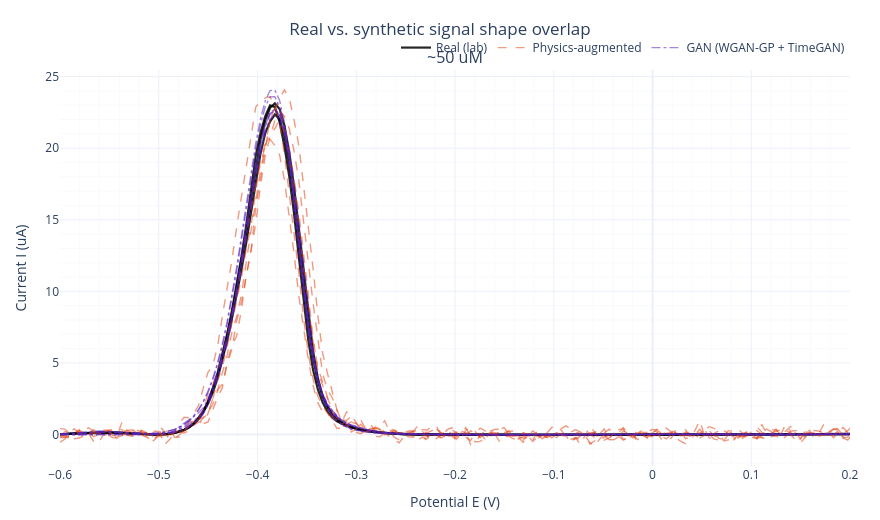

Source (notebook cell):
### Code cell
import numpy as np
import pandas as pd
import plotly.graph_objects as go
from plotly.subplots import make_subplots

def load_raw_signals(csv_path):
    d = pd.read_csv(csv_path)
    I_cols = [c for c in d.columns if c.startswith('I_')]
    return d[I_cols].to_numpy(dtype=float), d['concentration'].to_numpy(dtype=float)

E_grid = pd.read_csv(paths.POTENTIAL_GRID_CSV).to_numpy(dtype=float).flatten()
X_real, y_real = load_raw_signals(paths.REAL_SIGNALS_CSV)
X_physics_aug, y_physics_aug = load_raw_signals(paths.AUGMENTED_SIGNALS_CSV)
X_gan, y_gan = load_raw_signals(paths.GAN_ONLY_RAW_SIGNALS_CSV)

SYNTH_SOURCES = {
    'physics_aug': ('Physics-augmented', X_physics_aug, y_physics_aug, '#e34a1a', 'dash'),
    'gan': ('GAN (WGAN-GP + TimeGAN)', X_gan, y_gan, '#5a23c4', 'dashdot'),
}

ANCHOR_CONCS_UM = [50.0]  

def signals_near(X, y, target, tol, max_n=6, seed=0):
    mask = np.abs(y - target) <= tol * target
    idx = np.where(mask)[0]
    rng = np.random.default_rng(seed)
    if len(idx) > max_n:
        idx = rng.choice(idx, size=max_n, replace=False)
    return X[idx]


fig = make_subplots(rows=1, cols=len(ANCHOR_CONCS_UM),
                     subplot_titles=[f'~{c:g} uM' for c in ANCHOR_CONCS_UM])

for col_i, conc in enumerate(ANCHOR_CONCS_UM, start=1):
    for j, curve in enumerate(signals_near(X_real, y_real, conc, tol=0.05)):
        fig.add_trace(go.Scatter(
            x=E_grid, y=curve, mode='lines', line=dict(color='black', width=2.2), opacity=0.85,
            name='Real (lab)', legendgroup='real', showlegend=(col_i == 1 and j == 0)),
            row=1, col=col_i)
    for key, (label, Xs, ys, color, dash) in SYNTH_SOURCES.items():
        for j, curve in enumerate(signals_near(Xs, ys, conc, tol=0.15, seed=hash(key) % 1000)):
            fig.add_trace(go.Scatter(
                x=E_grid, y=curve, mode='lines', line=dict(color=color, width=1.4, dash=dash),
                opacity=0.55, name=label, legendgroup=key, showlegend=(col_i == 1 and j == 0)),
                row=1, col=col_i)

fig = apply_default_plotly_layout(fig, title_text='Real vs. synthetic signal shape overlap',
                                   xaxis_title=None, yaxis_title=None)

# exclude noise
fig.update_xaxes(title_text='Potential E (V)', range=[E_grid.min(), 0.2])
fig.update_yaxes(title_text='Current I (uA)', col=1)
fig.show()

### Figure 1 — Plotly figure (JSON) as saved in the notebook; plotly's stock layout.template omitted (floating-point values rounded to 4 significant figures; data arrays with more than 128 entries replaced by an {"elided": "..."} marker saying what was removed)
{"data": [{"legendgroup": "real", "line": {"color": "black", "width": 2.2}, "mode": "lines", "name": "Real (lab)", "opacity": 0.85, "showlegend": true, "type": "scatter", "x": {"elided": "229 float values"}, "xaxis": "x", "y": {"elided": "229 float values"}, "yaxis": "y"}, {"legendgroup": "real", "line": {"color": "black", "width": 2.2}, "mode": "lines", "name": "Real (lab)", "opacity": 0.85, "showlegend": false, "type": "scatter", "x": {"elided": "229 float values"}, "xaxis": "x", "y": {"elided": "229 float values"}, "yaxis": "y"}, {"legendgroup": "real", "line": {"color": "black", "width": 2.2}, "mode": "lines", "name": "Real (lab)", "opacity": 0.85, "showlegend": false, "type": "scatter", "x": {"elided": "229 float values"}, "xaxis": "x", "y": {"elided": "229 float values"}, "yaxis": "y"}, {"legendgroup": "physics_aug", "line": {"color": "#e34a1a", "dash": "dash", "width": 1.4}, "mode": "lines", "name": "Physics-augmented", "opacity": 0.55, "showlegend": true, "type": "scatter", "x": {"elided": "229 float values"}, "xaxis": "x", "y": {"elided": "229 float values"}, "yaxis": "y"}, {"legendgroup": "physics_aug", "line": {"color": "#e34a1a", "dash": "dash", "width": 1.4}, "mode": "lines", "name": "Physics-augmented", "opacity": 0.55, "showlegend": false, "type": "scatter", "x": {"elided": "229 float values"}, "xaxis": "x", "y": {"elided": "229 float values"}, "yaxis": "y"}, {"legendgroup": "physics_aug", "line": {"color": "#e34a1a", "dash": "dash", "width": 1.4}, "mode": "lines", "name": "Physics-augmented", "opacity": 0.55, "showlegend": false, "type": "scatter", "x": {"elided": "229 float values"}, "xaxis": "x", "y": {"elided": "229 float values"}, "yaxis": "y"}, {"legendgroup": "physics_aug", "line": {"color": "#e34a1a", "dash": "dash", "width": 1.4}, "mode": "lines", "name": "Physics-augmented", "opacity": 0.55, "showlegend": false, "type": "scatter", "x": {"elided": "229 float values"}, "xaxis": "x", "y": {"elided": "229 float values"}, "yaxis": "y"}, {"legendgroup": "physics_aug", "line": {"color": "#e34a1a", "dash": "dash", "width": 1.4}, "mode": "lines", "name": "Physics-augmented", "opacity": 0.55, "showlegend": false, "type": "scatter", "x": {"elided": "229 float values"}, "xaxis": "x", "y": {"elided": "229 float values"}, "yaxis": "y"}, {"legendgroup": "physics_aug", "line": {"color": "#e34a1a", "dash": "dash", "width": 1.4}, "mode": "lines", "name": "Physics-augmented", "opacity": 0.55, "showlegend": false, "type": "scatter", "x": {"elided": "229 float values"}, "xaxis": "x", "y": {"elided": "229 float values"}, "yaxis": "y"}, {"legendgroup": "gan", "line": {"color": "#5a23c4", "dash": "dashdot", "width": 1.4}, "mode": "lines", "name": "GAN (WGAN-GP + TimeGAN)", "opacity": 0.55, "showlegend": true, "type": "scatter", "x": {"elided": "229 float values"}, "xaxis": "x", "y": {"elided": "229 float values"}, "yaxis": "y"}, {"legendgroup": "gan", "line": {"color": "#5a23c4", "dash": "dashdot", "width": 1.4}, "mode": "lines", "name": "GAN (WGAN-GP + TimeGAN)", "opacity": 0.55, "showlegend": false, "type": "scatter", "x": {"elided": "229 float values"}, "xaxis": "x", "y": {"elided": "229 float values"}, "yaxis": "y"}, {"legendgroup": "gan", "line": {"color": "#5a23c4", "dash": "dashdot", "width": 1.4}, "mode": "lines", "name": "GAN (WGAN-GP + TimeGAN)", "opacity": 0.55, "showlegend": false, "type": "scatter", "x": {"elided": "229 float values"}, "xaxis": "x", "y": {"elided": "229 float values"}, "yaxis": "y"}, {"legendgroup": "gan", "line": {"color": "#5a23c4", "dash": "dashdot", "width": 1.4}, "mode": "lines", "name": "GAN (WGAN-GP + TimeGAN)", "opacity": 0.55, "showlegend": false, "type": "scatter", "x": {"elided": "229 float values"}, "xaxis": "x", "y": {"elided": "229 float values"}, "yaxis": "y"}, {"legendgroup": "gan", "line": {"color": "#5a23c4", "dash": "dashdot", "width": 1.4}, "mode": "lines", "name": "GAN (WGAN-GP + TimeGAN)", "opacity": 0.55, "showlegend": false, "type": "scatter", "x": {"elided": "229 float values"}, "xaxis": "x", "y": {"elided": "229 float values"}, "yaxis": "y"}, {"legendgroup": "gan", "line": {"color": "#5a23c4", "dash": "dashdot", "width": 1.4}, "mode": "lines", "name": "GAN (WGAN-GP + TimeGAN)", "opacity": 0.55, "showlegend": false, "type": "scatter", "x": {"elided": "229 float values"}, "xaxis": "x", "y": {"elided": "229 float values"}, "yaxis": "y"}], "layout": {"annotations": [{"font": {"size": 16}, "showarrow": false, "text": "~50 uM", "x": 0.5, "xanchor": "center", "xref": "paper", "y": 1, "yanchor": "bottom", "yref": "paper"}], "height": 520, "legend": {"orientation": "h", "x": 1, "xanchor": "right", "y": 1.02, "yanchor": "bottom"}, "margin": {"b": 50, "l": 60, "r": 30, "t": 70}, "title": {"text": "Real vs. synthetic signal shape overlap", "x": 0.5, "xanchor": "center"}, "width": 880, "xaxis": {"anchor": "y", "domain": [0, 1], "minor": {"showgrid": true}, "range": [-0.6001, 0.2], "showgrid": true, "title": {"text": "Potential E (V)"}}, "yaxis": {"anchor": "x", "domain": [0, 1], "minor": {"showgrid": true}, "showgrid": true, "title": {"text": "Current I (uA)"}}}}
